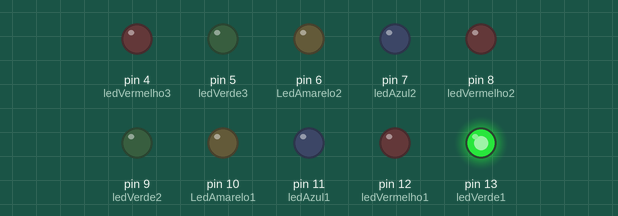
A sketch run on a simulated Arduino Uno, built with avr-gcc and run on an emulated ATmega328P. Shown: output pins drawn as LEDs (lit = HIGH).

Above: at 0.1 s.
At 4.1 s:
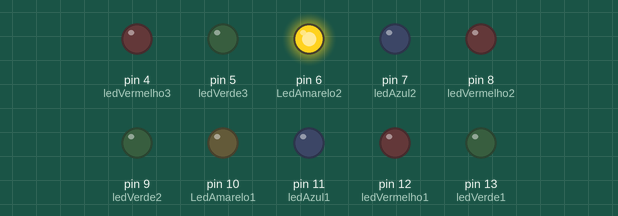
At 8.1 s:
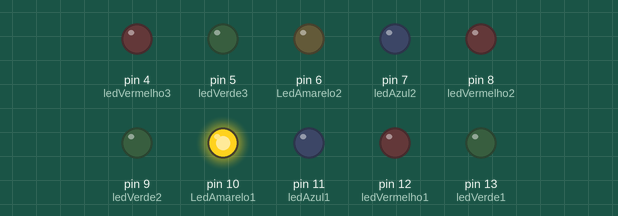
At 17.1 s:
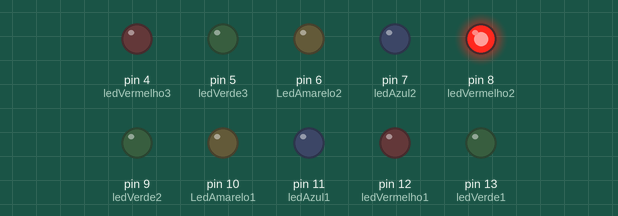
At 25.6 s:
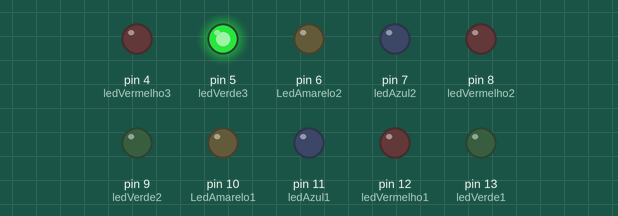
At 34.6 s:
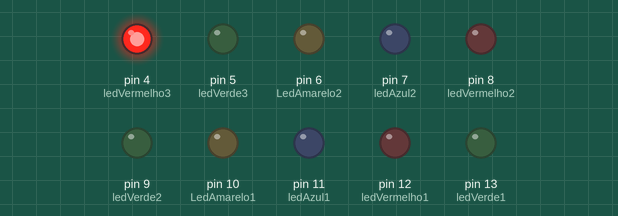
Timing chart, 0 to 40.0 s (numbered marks = the images above):
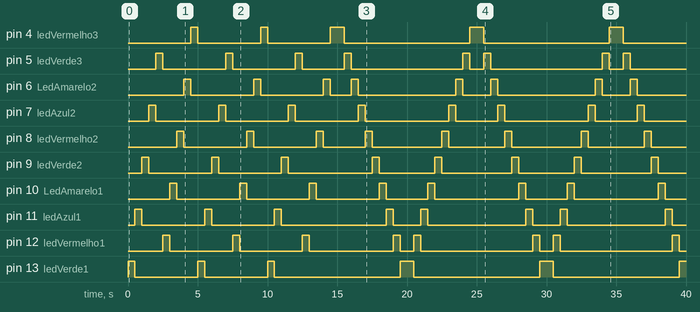

Measured:
- by itself, pin 4 (ledVermelho3): LOW → HIGH at 4.5 s, → LOW 0.50 s later, → HIGH 4.5 s later, → LOW 0.50 s later, … (10 changes in this stretch)
- by itself, pin 5 (ledVerde3): LOW → HIGH at 2.0 s, → LOW 0.50 s later, → HIGH 4.5 s later, → LOW 0.50 s later, … (16 changes in this stretch)
- by itself, pin 6 (LedAmarelo2): LOW → HIGH at 4.0 s, → LOW 0.50 s later, → HIGH 4.5 s later, → LOW 0.50 s later, … (16 changes in this stretch)
- by itself, pin 7 (ledAzul2): repeats every 10.0 s: HIGH 0.50 s, LOW 6.0 s, HIGH 0.50 s, LOW 3.0 s
- by itself, pin 8 (ledVermelho2): LOW → HIGH at 3.5 s, → LOW 0.50 s later, → HIGH 4.5 s later, → LOW 0.50 s later, … (16 changes in this stretch)
- by itself, pin 9 (ledVerde2): LOW → HIGH at 1.0 s, → LOW 0.50 s later, → HIGH 4.5 s later, → LOW 0.50 s later, … (16 changes in this stretch)
- by itself, pin 10 (LedAmarelo1): repeats every 10.0 s: HIGH 0.50 s, LOW 3.0 s, HIGH 0.50 s, LOW 6.0 s
- by itself, pin 11 (ledAzul1): LOW → HIGH at 0.50 s, → LOW 0.50 s later, → HIGH 4.5 s later, → LOW 0.50 s later, … (16 changes in this stretch)

The sketch:

led_sequence_teams_13_041.ino
```cpp
int ledVerde1 = 13;
int ledVerde2 = 9;
int ledVerde3 = 5;

int ledVermelho1 = 12;
int ledVermelho2 = 8;
int ledVermelho3 = 4;

int ledAzul1 = 11;
int ledAzul2 = 7;

int LedAmarelo1 = 10;
int LedAmarelo2 = 6;


void setup()
{
  pinMode(ledVerde1, OUTPUT);
  pinMode(ledVerde2, OUTPUT);
  pinMode(ledVerde3, OUTPUT);

  pinMode(ledVermelho1, OUTPUT);
  pinMode(ledVermelho2, OUTPUT);
  pinMode(ledVermelho3, OUTPUT);

  pinMode(ledAzul1, OUTPUT);
  pinMode(ledAzul2, OUTPUT);

  pinMode(LedAmarelo1, OUTPUT);
  pinMode(LedAmarelo2, OUTPUT);

}

void loop()
{
  Seq1(ledVerde1, ledVerde2, ledVerde3, ledAzul1, ledAzul2);
  Seq2(ledVermelho1, ledVermelho2, ledVermelho3, LedAmarelo1, LedAmarelo2);
  Seq1(ledVerde1, ledVerde2, ledVerde3, ledAzul1, ledAzul2);
  Seq2(ledVermelho1, ledVermelho2, ledVermelho3, LedAmarelo1, LedAmarelo2);
  Seq1(ledVerde1, ledVerde2, ledVerde3, ledAzul1, ledAzul2);
  Seq2(ledVermelho1, ledVermelho2, ledVermelho3, LedAmarelo1, LedAmarelo2);
  Seq3(ledVerde1, ledVermelho1, ledAzul1, LedAmarelo1, ledVerde2, ledVermelho2, ledAzul2, LedAmarelo2, ledVerde3, ledVermelho3);


}


// Funções
// 1° sequência
void Seq1(int ledVerde1, int ledVerde2, int ledVerde3, int ledAzul1, int ledAzul2) {
	digitalWrite(ledVerde1, HIGH);
  	delay(500);
  	digitalWrite(ledVerde1, LOW);
  	digitalWrite(ledAzul1, HIGH);
  	delay(500);
  	digitalWrite(ledAzul1, LOW);
  	digitalWrite(ledVerde2, HIGH);
  	delay(500);
  	digitalWrite(ledVerde2, LOW);
    digitalWrite(ledAzul2, HIGH);
  	delay(500);
  	digitalWrite(ledAzul2, LOW);
    digitalWrite(ledVerde3, HIGH);
  	delay(500);
  	digitalWrite(ledVerde3, LOW);
}


// 2° Sequência
void Seq2(int ledVermelho1, int ledVermelho2, int ledVermelho3, int LedAmarelo1, int LedAmarelo2) {
	digitalWrite(ledVermelho1, HIGH);
  	delay(500);
  	digitalWrite(ledVermelho1, LOW);
  	digitalWrite(LedAmarelo1, HIGH);
  	delay(500);
  	digitalWrite(LedAmarelo1, LOW);
  	digitalWrite(ledVermelho2, HIGH);
  	delay(500);
  	digitalWrite(ledVermelho2, LOW);
    digitalWrite(LedAmarelo2, HIGH);
  	delay(500);
  	digitalWrite(LedAmarelo2, LOW);
    digitalWrite(ledVermelho3, HIGH);
  	delay(500);
  	digitalWrite(ledVermelho3, LOW);
}


// 3° Sequência
void Seq3(int ledVerde1, int ledVermelho1, int ledAzul1, int LedAmarelo1, int ledVerde2, int ledVermelho2, int ledAzul2, int LedAmarelo2, int ledVerde3, int ledVermelho3) {

  for (int i = 0; i < 3; i++) { // Repete 3 vezes

    // Da direita para a esquerda
    digitalWrite(ledVermelho3, HIGH);
    delay(500);
    digitalWrite(ledVermelho3, LOW);
    digitalWrite(ledVerde3, HIGH);
    delay(500);
    digitalWrite(ledVerde3, LOW);
    digitalWrite(LedAmarelo2, HIGH);
    delay(500);
    digitalWrite(LedAmarelo2, LOW);
    digitalWrite(ledAzul2, HIGH);
    delay(500);
    digitalWrite(ledAzul2, LOW);

    digitalWrite(ledVermelho2, HIGH);
    delay(500);
    digitalWrite(ledVermelho2, LOW);
    digitalWrite(ledVerde2, HIGH);
    delay(500);
    digitalWrite(ledVerde2, LOW);
    digitalWrite(LedAmarelo1, HIGH);
    delay(500);
    digitalWrite(LedAmarelo1, LOW);
    digitalWrite(ledAzul1, HIGH);
    delay(500);
    digitalWrite(ledAzul1, LOW);

    digitalWrite(ledVermelho1, HIGH);
    delay(500);
    digitalWrite(ledVermelho1, LOW);
    digitalWrite(ledVerde1, HIGH);
    delay(500);
    digitalWrite(ledVerde1, LOW);

     // Da esquerda para a direita
    digitalWrite(ledVerde1, HIGH);
    delay(500);
    digitalWrite(ledVerde1, LOW);
    digitalWrite(ledVermelho1, HIGH);
    delay(500);
    digitalWrite(ledVermelho1, LOW);

    digitalWrite(ledAzul1, HIGH);
    delay(500);
    digitalWrite(ledAzul1, LOW);
    digitalWrite(LedAmarelo1, HIGH);
    delay(500);
    digitalWrite(LedAmarelo1, LOW);
    digitalWrite(ledVerde2, HIGH);
    delay(500);
    digitalWrite(ledVerde2, LOW);

    digitalWrite(ledVermelho2, HIGH);
    delay(500);
    digitalWrite(ledVermelho2, LOW);
    digitalWrite(ledAzul2, HIGH);
    delay(500);
    digitalWrite(ledAzul2, LOW);
    digitalWrite(LedAmarelo2, HIGH);
    delay(500);
    digitalWrite(LedAmarelo2, LOW);

    digitalWrite(ledVerde3, HIGH);
    delay(500);
    digitalWrite(ledVerde3, LOW);
    digitalWrite(ledVermelho3, HIGH);
    delay(500);
    digitalWrite(ledVermelho3, LOW);

  }
}
```
